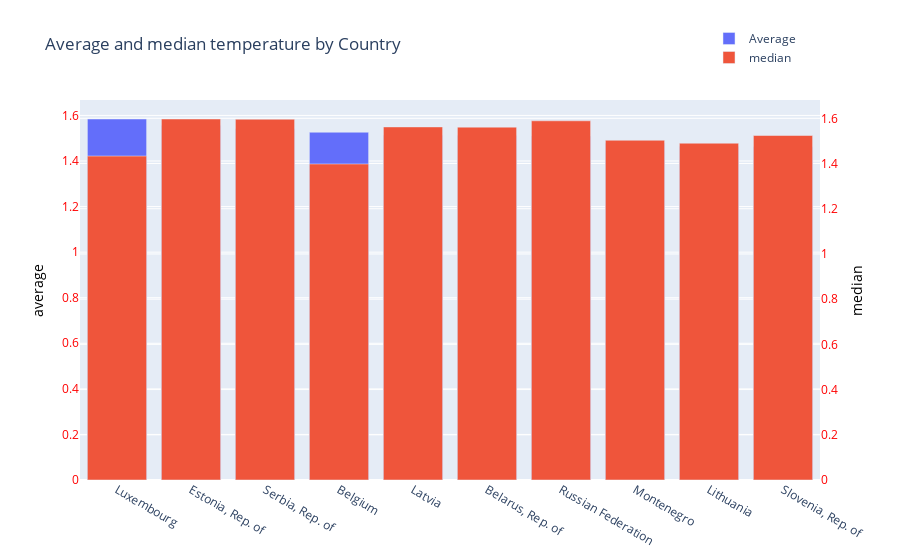

Notebook cell for this chart:
### Code cell
fig=go.Figure()
fig.add_trace(go.Bar(x=tem2['Country'],y=tem2['mean'],name='Average',yaxis='y1'))
fig.add_trace(go.Bar(x=tem2['Country'],y=tem2['median'],name='median',yaxis='y2'))
fig.update_layout(title='Average and median temperature by Country',
                  yaxis1=dict(title='average',titlefont=dict(color='black'),tickfont=dict(color='red')),
                  yaxis2=dict(title='median',titlefont=dict(color='black'),tickfont=dict(color='red'),overlaying='y',side='right'),
                  legend=dict(x=0.85,y=1.2)
                  )
fig.show()

### Figure 1 — Plotly figure (JSON) as saved in the notebook; plotly's stock layout.template omitted (floating-point values rounded to 4 significant figures)
{"data": [{"name": "Average", "type": "bar", "x": ["Luxembourg", "Estonia, Rep. of", "Serbia, Rep. of", "Belgium", "Latvia", "Belarus, Rep. of", "Russian Federation", "Montenegro", "Lithuania", "Slovenia, Rep. of"], "y": [1.584, 1.556, 1.542, 1.526, 1.513, 1.512, 1.51, 1.478, 1.464, 1.463], "yaxis": "y"}, {"name": "median", "type": "bar", "x": ["Luxembourg", "Estonia, Rep. of", "Serbia, Rep. of", "Belgium", "Latvia", "Belarus, Rep. of", "Russian Federation", "Montenegro", "Lithuania", "Slovenia, Rep. of"], "y": [1.433, 1.597, 1.596, 1.398, 1.562, 1.561, 1.589, 1.503, 1.49, 1.524], "yaxis": "y2"}], "layout": {"legend": {"x": 0.85, "y": 1.2}, "title": {"text": "Average and median temperature by Country"}, "yaxis": {"tickfont": {"color": "red"}, "title": {"font": {"color": "black"}, "text": "average"}}, "yaxis2": {"overlaying": "y", "side": "right", "tickfont": {"color": "red"}, "title": {"font": {"color": "black"}, "text": "median"}}}}
